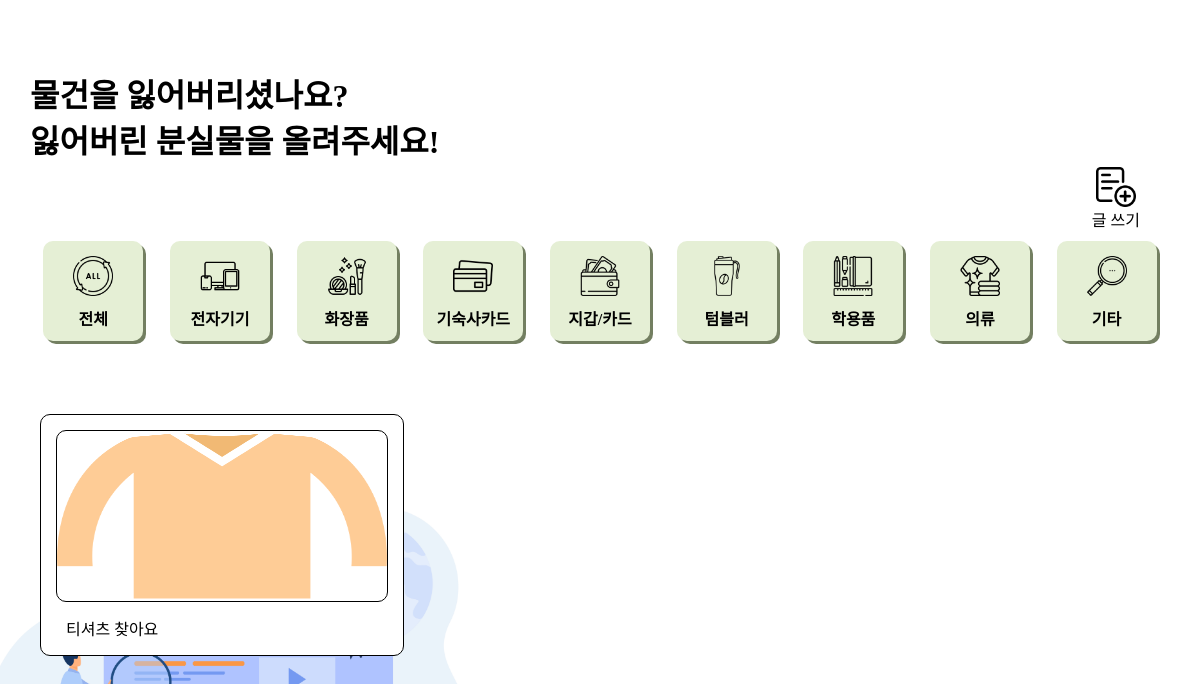
Before: /message/ask/ with the older database file.
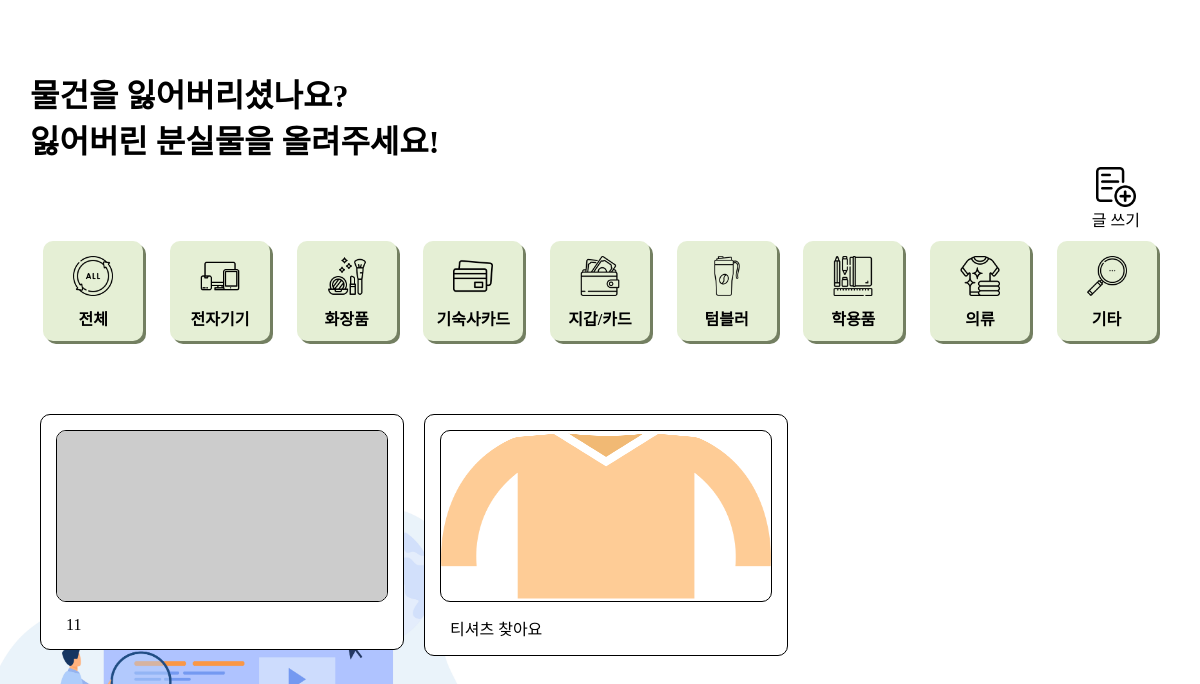
After: the same page with the newer database file.
### message/models.py (models this page shows, shortened)
class Category(models.Model):
    name = models.CharField(max_length=10, unique=True)
    slug = models.SlugField(max_length=100, unique=True, allow_unicode=True)
    head_image = models.ImageField(upload_to='message/images/category/', blank=True)
    def __str__(self):
        return self.name
    def get_absolute_url_ask(self):
        return f'/message/ask/category/{self.slug}/'
    class Meta:
        verbose_name_plural = 'Categories'

class AskItem(models.Model):
    title = models.CharField(max_length=30)
    author = models.ForeignKey(settings.AUTH_USER_MODEL, null=True, on_delete=models.SET_NULL)
    place = models.CharField(max_length=15, blank=True, null=True)
    created_at = models.DateTimeField(auto_now_add=True)
    category = models.ForeignKey(Category, null=True, on_delete=models.SET_NULL)
    head_image = models.ImageField(upload_to='message/images/ask/%Y/%m/%d/', blank=True)
    content = models.TextField()
    def __str__(self):
        return f'{self.title}'
    def get_absolute_url(self):
        return f'/message/ask/{self.pk}/'

### message/views.py (the view)
# urls.py: path('ask/', views.askList.as_view()),
class askList(ListView):
    model = AskItem
    ordering = '-pk'
    template_name = 'message/askItem_list.html'
    def get_context_data(self, **kwargs):
        context = super(askList, self).get_context_data()
        context['categories'] = Category.objects.all()
        return context

### message/templates/message/askItem_list.html (shortened to what this page needs)
<!DOCTYPE html>
{% load static %}
<html lang="ko">
<head>
    <link rel="stylesheet" href="{% static 'message/css/base_list.css' %}" media="screen">
</head>
<body>
    <div class="container">
        <div class="main-title main-title-font">
            물건을 잃어버리셨나요?<br>잃어버린 분실물을 올려주세요!
        </div>
        <div class="post-button">
            {% if user.is_authenticated %}
            <a class="detail-link-new-post" href="/message/ask/create_post/">
                <div class="post-create-button">
                    <img src="/static/message/image/new_post_icon.png" width="40" height="40">
                    글 쓰기
                </div>
            </a>
            {% else %}
            <a class="detail-link-new-post" href="/login/">
                <div class="post-create-button">
                    <img src="/static/message/image/new_post_icon.png" width="40" height="40">
                    글 쓰기
                </div>
            </a>
            {% endif %}
        </div>
        <div class="category-container">
            <div class="category-content">
                <a class="detail-link" href="/message/ask/">
                    <div class="icon-text-wrapper">
                        <img src="/static/message/image/all.png" width="40" height="40">
                        <div class="category-font">전체</div>
                    </div>
                </a>
            </div>
            {% for category in categories %}
            <div class="category-content">
                <a class="detail-link" href="{{ category.get_absolute_url_ask }}">
                    <div class="icon-text-wrapper">
                        <img src="{{ category.head_image.url }}" width="40" height="40">
                        <div class="category-font">{{ category }}</div>
                    </div>
                </a>
            </div>
            {% endfor %}
        </div>
        <br />
        <div class="post-container">
            {% for item in object_list %}
            <a class="detail-link" href="{{ item.get_absolute_url }}">
                <div class="post-content">
                    {% if item.head_image %}
                    <img class="post-image" src="{{ item.head_image.url }}" width="330px" height="170px"
                        alt="{{ item }} head image">
                    {% else %}
                    <img class="post-image" src="https://picsum.photos/seed/{{ item.id }}/330/170" alt="random_image">
                    {% endif %}
                    <div class="post-text-box">
                        <div class="post-title-font">
                            {{ item.title | truncatechars:20 }}
                        </div>
                    </div>
                </div>
            </a>
            {% endfor %}
        </div>
    </div>
</body>
</html>

Changed rows visible on the page:
added AskItem: title "11"
